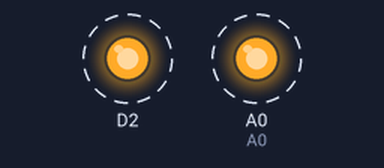
Simulated run of this sketch. Board: ESP8266 (NodeMCU). On the bench: output pins drawn as LEDs (lit = HIGH). Dashed ring = blinking.

Above: at 0.2 s.
Timing chart, 0 to 3.0 s (numbered marks = the images above):
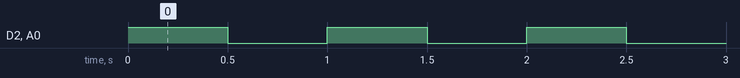

The sketch:

testing_pin.ino
```cpp
void setup() {
  pinMode(D2, OUTPUT); //
  pinMode(A0, OUTPUT);  // A0 = GPIO1 on Nano ESP32
}

void loop() {
  digitalWrite(D2, HIGH);
  digitalWrite(A0, HIGH);
  delay(500);
  digitalWrite(D2, LOW);
  digitalWrite(A0, LOW);
  delay(500);
}
```

Measured:
- by itself, D2, A0: alternates HIGH for 0.50 s and LOW for 0.50 s
